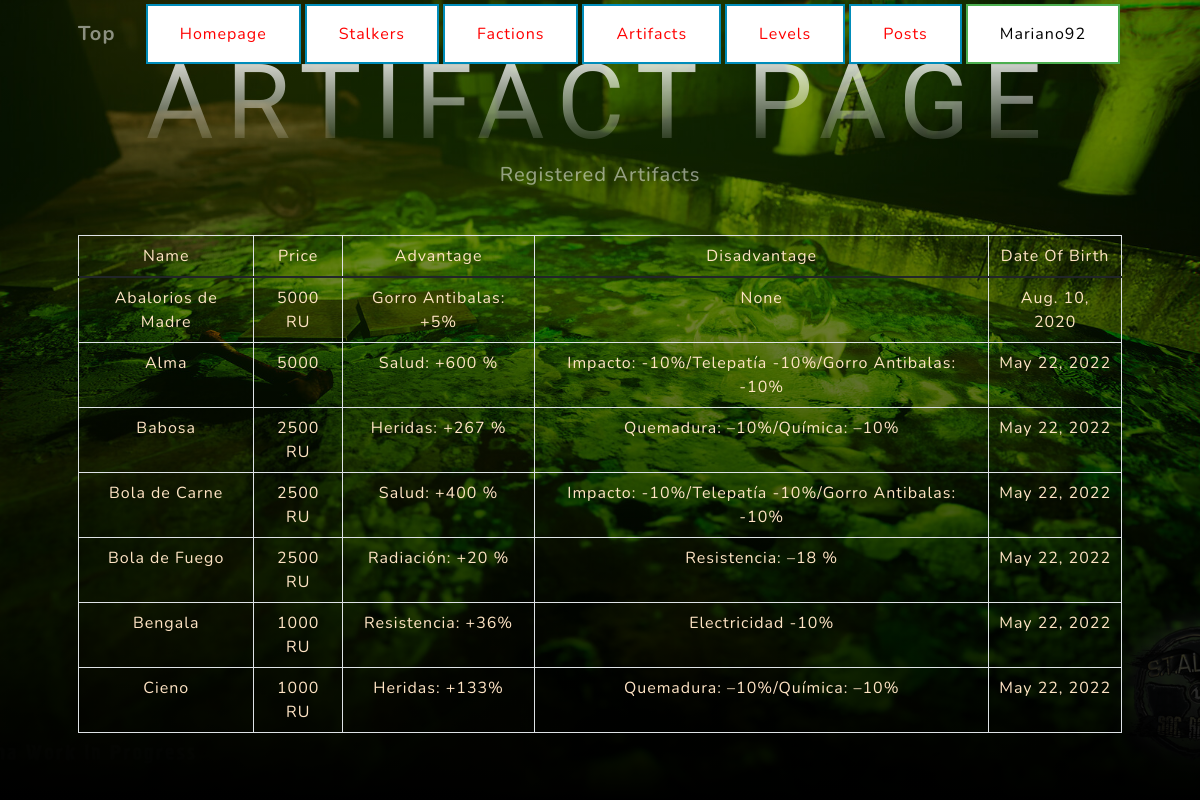
/appChernobyl/artifacts/ (signed in), run on the app's committed database.
### appChernobyl/models.py (models this page shows, shortened)
class Artifact(models.Model):
    name = models.CharField(max_length=30, null=True)
    price = models.CharField(max_length=30, null=True)
    advantage = models.CharField(max_length=100,null=True)
    disadvantage = models.CharField(max_length=100, null=True)
    dateOfBirth = models.DateField(null=True)

### appChernobyl/views.py (the view)
# urls.py: path('artifacts/', artifacts_list, name = 'artifacts'),
@login_required
def artifacts_list(request):
     artifacts = Artifact.objects.filter()
     contexto = {"artifacts":artifacts}
     return render(request, "appChernobyl/artifacts.html", contexto)

### appChernobyl/templates/appChernobyl/artifacts.html
{% extends "appChernobyl/inicio.html" %}
{% load static %}
{% block CssQueCambia %}
<link href="{% static 'appChernobyl/css/styles3.css' %}" rel="stylesheet" />
{% endblock %}
{% block ContentThatChanges %}
<h1 class="mx-auto my-0 text-uppercase">Artifact Page</h1>
<h2 class="text-white-50 mx-auto mt-2 mb-5">Registered Artifacts</h2>
<table class="table table-bordered">
    <thead>
        <tr>
            <td style="color:bisque"> Name</td>
            <td style="color:bisque"> Price</td>
            <td style="color:bisque"> Advantage </td>
            <td style="color:bisque"> Disadvantage </td>
            <td style="color:bisque"> Date Of Birth </td>
        </tr>
    </thead>
    <tbody> {% if artifacts %}
            {% for artifact in artifacts %}
        <tr>
            <td style="color:bisque">   {{artifact.name}}</td>
            <td style="color:bisque">   {{artifact.price}}</td>
            <td style="color:bisque">   {{artifact.advantage}}</td>
            <td style="color:bisque">   {{artifact.disadvantage}}</td>
            <td style="color:bisque">   {{artifact.dateOfBirth}}</td>
        </tr>
        {% endfor %}
        {% else %}
        <h1> No se encontraron artefactos </h1>
        {% endif %}
    </tbody>
</table>
{% endblock %}

### appChernobyl/templates/appChernobyl/inicio.html (shortened to what this page needs)
<!DOCTYPE html>
<html lang="en">
    <head>
        {% load static %}
        {% block CssQueCambia %}{% endblock %}
    </head>
    <body id="page-top">
        <nav class="navbar navbar-expand-lg navbar-light fixed-top" id="mainNav">
            <div class="container px-4 px-lg-5">
                <a class="navbar-brand" href="#page-top">Top</a>
                <div class="collapse navbar-collapse" id="navbarResponsive">
                    <ul class="navbar-nav ms-auto">
                        <li class="nav-item" ><a class="button button2"  href="{% url 'inicio' %}">     Homepage     </a></li>
                        <li class="nav-item" ><a class="button button2"  href="{% url 'stalkers' %}">   Stalkers     </a></li>
                        <li class="nav-item" ><a class="button button2"  href="{% url 'factions' %}">   Factions     </a></li>
                        <li class="nav-item" ><a class="button button2"  href="{% url 'artifacts' %}">  Artifacts    </a></li>
                        <li class="nav-item" ><a class="button button2"  href="{% url 'levels' %}">     Levels       </a></li>
                        <li class="nav-item" ><a class="button button2"  href="{% url 'Post' %}">       Posts        </a></li>
                        {% if request.user.is_authenticated %}
                        <li class="nav-item"><a class="button button1"   href="{% url 'editarPerfil' %}"> {{user.username}}</a></li>
                        {% endif %}
                    </ul>
                </div>
            </div>
        </nav>
        <header class="masthead">
            <div class="container px-4 px-lg-5 d-flex h-100 align-items-center justify-content-center">
                <div class="d-flex justify-content-center">
                    <div class="text-center">
                        {% block ContentThatChanges %}{% endblock %}

### appChernobyl/templates/appChernobyl/inicio.html (style rules this page uses)
.button { border: none; color: white; padding: 16px 32px; text-align: center; text-decoration: none; display: inline-block; font-size: 16px; margin: 4px 2px; transition-duration: 0.4s; cursor: pointer; }
.button1 { background-color: white; color: black; border: 2px solid #4CAF50; }
.button2 { background-color: white; color: red; border: 2px solid #008CBA; }

### data on the page
Artifact: name "Abalorios de Madre", price "5000 RU", advantage "Gorro Antibalas: +5%", disadvantage "None", dateOfBirth "Aug. 10, 2020"
Artifact: name "Alma", price "5000", advantage "Salud: +600 %", disadvantage "Impacto: -10%/Telepatía -10%/Gorro Antibalas: -10%", dateOfBirth "May 22, 2022"
Artifact: name "Babosa", price "2500 RU", advantage "Heridas: +267 %", disadvantage "Quemadura: –10%/Química: –10%", dateOfBirth "May 22, 2022"
Artifact: name "Bola de Carne", price "2500 RU", advantage "Salud: +400 %", disadvantage "Impacto: -10%/Telepatía -10%/Gorro Antibalas: -10%", dateOfBirth "May 22, 2022"
Artifact: name "Bola de Fuego", price "2500 RU", advantage "Radiación: +20 %", disadvantage "Resistencia: –18 %", dateOfBirth "May 22, 2022"
Artifact: name "Bengala", price "1000 RU", advantage "Resistencia: +36%", disadvantage "Electricidad -10%", dateOfBirth "May 22, 2022"
Artifact: name "Cieno", price "1000 RU", advantage "Heridas: +133%", disadvantage "Quemadura: –10%/Química: –10%", dateOfBirth "May 22, 2022"

### other printed values
{{ user.username }} "Mariano92"
